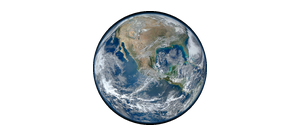
#> input picture src/shared/assets/planets/earth300.png, 300 x 136 px, given in place of pvo.jpg, which was not available
$ python candidates2.py
#> lines starting #> are read from the running program, lines starting #| are printed output that depends on the picture; after the words box and inside, x2 and y2 are one past the last pixel; in counts of white or black regions, pixels touching at a corner belong together; pictures that were not available may be replaced by others from this repository, and a replacement may not be noted
### planning/2026-10-25-bitmap-upgrades/composite.py
import math, sys
from PIL import Image, ImageDraw, ImageFilter, ImageEnhance
S='/private/tmp/claude-501/-Users-spucci-chronometer-web/15b8caba-e175-4fb6-9eba-1b62fb222c5a/scratchpad'
D=f'{S}/dl'; O=f'{S}/out'

# [12 lines left out: function disc_geometry, not called in this run]

def circular_cutout(im, cx, cy, r, out_d, feather=1.0, limb=0.0):
    """Cut the disc (cx,cy,r) out of im, scale to out_d px diameter, antialiased circular alpha."""
    box=(int(cx-r-2), int(cy-r-2), int(cx+r+2), int(cy+r+2))
    sub=im.convert('RGB').crop(box)
    ss=4; size=out_d*ss
    sub=sub.resize((size,size), Image.LANCZOS)
    mask=Image.new('L',(size,size),0); d=ImageDraw.Draw(mask)
    rr=(r/(r+2))*size/2
    d.ellipse((size/2-rr,size/2-rr,size/2+rr,size/2+rr),fill=255)
    out=sub.convert('RGBA'); out.putalpha(mask)
    return out.resize((out_d,out_d), Image.LANCZOS)

def place(sprite, W, H, cx=None, cy=None):
    canvas=Image.new('RGBA',(W,H),(0,0,0,0))
    cx=W//2 if cx is None else cx; cy=H//2 if cy is None else cy
    canvas.alpha_composite(sprite,(int(cx-sprite.size[0]/2), int(cy-sprite.size[1]/2)))
    return canvas

# ---- planets: 300x136 masters (4x the 75x34 authoring size); disc diameters from today's icons ×4
PLAN={'jupiter':('jupiter/PIA02873.jpg',136,None,0.99),'mars':('mars/PIA00407.jpg',100,None,1.0),
      'earth':('earth/PIA18033.jpg',114,None,1.0),'venus':('venus/PIA23791.jpg',96,(0,0,1040,1096),0.975)}   # last: radius trim for soft limbs
# [145 lines left out: functions planets, mercury, retone_sun, sun, totality, saturn and 1 more, not called in this run]

# [2 lines that do not run on import are left out]

### planning/2026-10-25-bitmap-upgrades/candidates2.py
import math, sys
from collections import deque
from PIL import Image, ImageDraw, ImageFilter, ImageEnhance
sys.path.insert(0, '/private/tmp/claude-501/-Users-spucci-chronometer-web/15b8caba-e175-4fb6-9eba-1b62fb222c5a/scratchpad')
from composite import disc_geometry, circular_cutout, place, S, D, O
R='/Users/spucci/chronometer-web/.observatory-ref/Resources'; A='/Users/spucci/chronometer-web/src/shared/assets/planets'
O2=f'{S}/out2'
import os; os.makedirs(O2, exist_ok=True)

def mean_rgb(im):
    im=im.convert('RGBA'); px=im.load(); W,H=im.size; n=0; acc=[0,0,0]
    for y in range(H):
        for x in range(W):
            r,g,b,a=px[x,y]
            if a>200: n+=1; acc[0]+=r; acc[1]+=g; acc[2]+=b
    return tuple(v/n for v in acc), n

def venus():
    im=Image.open(f'{D}/venus-pvo/pvo.jpg').convert('RGB'); W,H=im.size
#> after `W, H = im.size`: W = 300; H = 136
    # Scanned print: the background is noisy grey (~25). Smooth, threshold at 60, and fit the circle
    # from the sharp left/top/bottom edges (the right limb is a soft terminator, possibly clipped).
    g=im.convert('L').filter(ImageFilter.BoxBlur(3)); gp=g.load(); T=60
    xs=[x for x in range(W) if any(gp[x,y]>T for y in range(0,H,2))]
#> xs = 113 values from 93 to 205
    ys=[y for y in range(H) if any(gp[x,y]>T for x in range(0,W,2))]
#> ys = 109 values from 13 to 121
    x0=min(xs); y0=min(ys); y1=max(ys)+1; r=(y1-y0)/2; cy=(y0+y1)/2; cx=x0+r
#> after `x0 = min(xs)`: x0 = 93
#> after `y0 = min(ys)`: y0 = 13
#> after `y1 = max(ys) + 1`: y1 = 122
#> after `r = (y1 - y0) / 2`: r = 54.5
#> after `cy = (y0 + y1) / 2`: cy = 67.5
#> after `cx = x0 + r`: cx = 147.5
    print(f'pvo: bbox x {x0}..{max(xs)}, y {y0}..{y1}; circle r {r:.0f} centre ({cx:.0f},{cy:.0f}) image {W}x{H}; right limb beyond frame by {cx+r-W:.0f} px')
#| pvo: bbox x 93..205, y 13..122; circle r 54 centre (148,68) image 300x136; right limb beyond frame by -98 px
    # Pad and fill the clipped right sliver: replicate the frame-edge pixel along the row, fading to black
    # over the missing width (the terminator already darkens that limb).
    PAD=80; big=Image.new('RGB',(W+2*PAD,H+2*PAD),(0,0,0)); big.paste(im,(PAD,PAD)); bp=big.load(); ip=im.load()
#> after `big = Image.new('RGB', (W + 2 * PAD, H + 2 * PAD), (0, 0, 0))`: big: PIL image 460x296 RGB; every value is 0
#> after `big.paste(im, (PAD, PAD))`:
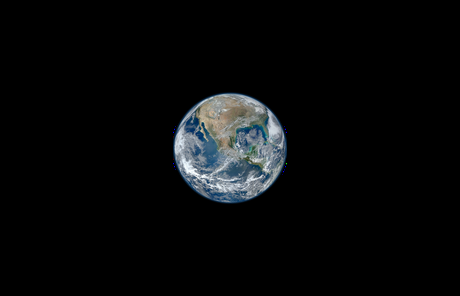
#> big: PIL image 460x296 RGB; mean R, G, B 8.2, 9.3, 9.9
    cx+=PAD; cy+=PAD
#> after `cx += PAD`: cx = 227.5
#> after `cy += PAD`: cy = 147.5
    for y in range(H):
        yy=y+PAD; dy=yy-cy
        if abs(dy)>=r: continue
        xlim=cx+math.sqrt(r*r-dy*dy)        # true limb on this row
        miss=xlim-(W-1+PAD)
        if miss<=0: continue
        c=ip[W-1,y]
        for xx in range(W+PAD, min(W+2*PAD-1, int(math.ceil(xlim))+1)):
            k=max(0.0, 1-(xx-(W-1+PAD))/miss)**0.5
            bp[xx,yy]=(int(c[0]*k),int(c[1]*k),int(c[2]*k))
#> this loop made 136 passes
#> (dy, xlim, miss) on passes 15 to 26: (-53.5, 237.9, -141.1), (-52.5, 242.1, -136.9), (-51.5, 245.3, -133.7), (-50.5, 248, -131), (-49.5, 250.3, -128.7), (-48.5, 252.4, -126.6), (-47.5, 254.2, -124.8), (-46.5, 255.9, -123.1), (-45.5, 257.5, -121.5), (-44.5, 259, -120), (-43.5, 260.3, -118.7), (-42.5, 261.6, -117.4)
#> dy on passes 1 to 6: -67.5, -66.5, -65.5, -64.5, -63.5, -62.5
    asis=circular_cutout(big,cx,cy,r*0.985,96)
#> in circular_cutout, `box=(int(cx-r-2), int(cy-r-2), int(cx+r+2), int(cy+r+2))`: box = (171, 91, 283, 203)
#> in circular_cutout, `mask = Image.new('L', (size, size), 0)`: mask: PIL image 384x384 L; every value is 0
#> in circular_cutout, `out.putalpha(mask)`:
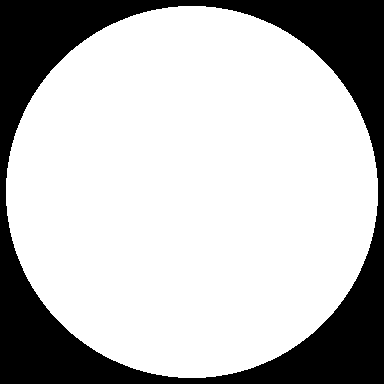
#> mask: PIL image 384x384 L; 73.7% white; 1 black region, box (x1, y1, x2, y2) and area: (0, 0, 384, 384) 38812
    place(asis,300,136).save(f'{O2}/venus-pvo-asis300.png')
#> in place, `canvas=Image.new('RGBA',(W,H),(0,0,0,0))`: canvas: PIL image 300x136 RGBA; every value is 0
    tgt,_=mean_rgb(Image.open(f'{A}/venus300.png')); Lt=0.299*tgt[0]+0.587*tgt[1]+0.114*tgt[2]
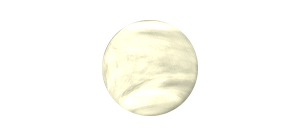
#> input picture src/shared/assets/planets/venus300.png, 300 x 136 px, found by its file name
#> in mean_rgb, im is the input picture: PIL image 300x136 RGBA; mean R, G, B, A 44.8, 44.4, 39.4, 45.2
#> after the loop in mean_rgb, `for y in range(H):`: acc = [1743578, 1730295, 1534138]; n = 7156
#> after `tgt, _ = mean_rgb(Image.open(f'{A}/venus300.png'))`: tgt = (243.7, 241.8, 214.4)
#> after `Lt = 0.299 * tgt[0] + 0.587 * tgt[1] + 0.114 * tgt[2]`: Lt = 239.2
    old,_=mean_rgb(Image.open(f'{R}/venus.png'))
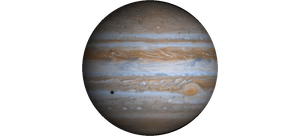
#> input picture src/shared/assets/planets/jupiter300.png, 300 x 136 px, given in place of venus.png, which was not available
#> in mean_rgb, im is the input picture: PIL image 300x136 RGBA; mean R, G, B, A 41.2, 39.4, 38.9, 90.1
#> old = (116.5, 111.4, 109.9)
    print('current venus master mean', tuple(round(v) for v in tgt), 'old iOS icon mean', tuple(round(v) for v in old))
#| current venus master mean (244, 242, 214) old iOS icon mean (117, 111, 110)
    lum=asis.convert('L'); lp=lum.load(); ap=asis.split()[3].load(); n=0; acc=0
    for y in range(96):
        for x in range(96):
            if ap[x,y]>200: n+=1; acc+=lp[x,y]
#> after the loop, acc = 844405; n = 6704
    Lm=acc/n; C=0.6   # contrast factor on the luminance about its mean
#> after `Lm = acc / n`: Lm = 126
    Lold=0.299*old[0]+0.587*old[1]+0.114*old[2]
#> Lold = 112.8
    for tag,tint,Lgoal in (('retoned', old, Lold), ('neutral', tgt, Lt)):   # cream at the old icon's brightness, neutral at the Mariner master's
        Lt2=0.299*tint[0]+0.587*tint[1]+0.114*tint[2]
        out=Image.new('RGBA',(96,96),(0,0,0,0)); op=out.load()
        for y in range(96):
            for x in range(96):
                L=Lm+(lp[x,y]-Lm)*C; k=L/Lt2
                op[x,y]=(min(255,int(tint[0]*k)),min(255,int(tint[1]*k)),min(255,int(tint[2]*k)),ap[x,y])
        cur,_=mean_rgb(out); Lc=0.299*cur[0]+0.587*cur[1]+0.114*cur[2]; gain=Lgoal/Lc
        out=Image.merge('RGBA',[c.point(lambda v: min(255,int(v*gain))) for c in out.split()[:3]]+[out.split()[3]])
        place(out,300,136).save(f'{O2}/venus-pvo-{tag}300.png'); print(f'{tag}: Lm {Lm:.0f}, gain {gain:.2f}, mean', tuple(round(v) for v in mean_rgb(out)[0]))
#> this loop made 2 passes
#> (tag, tint, Lgoal, Lt2) on passes 1 to 2: ('retoned', (116.5, 111.4, 109.9), 112.8, 112.8), ('neutral', (243.7, 241.8, 214.4), 239.2, 239.2)
#| retoned: Lm 126, gain 0.90, mean (116, 111, 109)
#| neutral: Lm 126, gain 1.91, mean (229, 228, 210)
#> pass 1, in mean_rgb (call 3), `im = im.convert('RGBA')`:
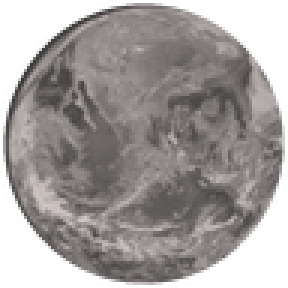
#> im: PIL image 96x96 RGBA (shown 3 times larger); mean R, G, B, A 111.1, 106, 104.8, 187.9; transparent parts drawn white

def largest_component(mask):
    """mask: L image (0/255). Keep the largest 8-connected blob (on a /4 downscale), returned at full size."""
    k=4; small=mask.resize((mask.size[0]//k, mask.size[1]//k), Image.BOX); sp=small.load(); W,H=small.size
    seen=[[False]*H for _ in range(W)]; best=[]
    for sx in range(W):
        for sy in range(H):
            if seen[sx][sy] or sp[sx,sy]<32: continue
            q=deque([(sx,sy)]); seen[sx][sy]=True; comp=[]
            while q:
                x,y=q.popleft(); comp.append((x,y))
                for dx in (-1,0,1):
                    for dy in (-1,0,1):
                        nx,ny=x+dx,y+dy
                        if 0<=nx<W and 0<=ny<H and not seen[nx][ny] and sp[nx,ny]>=32: seen[nx][ny]=True; q.append((nx,ny))
            if len(comp)>len(best): best=comp
    keep=Image.new('L',(W,H),0); kp=keep.load()
    for x,y in best: kp[x,y]=255
    keep=keep.filter(ImageFilter.MaxFilter(3)).resize(mask.size, Image.BILINEAR)
    return Image.eval(keep, lambda v: 255 if v>127 else 0)

def saturn(src, tag, lo, hi):
    im=Image.open(src).convert('RGB'); W,H=im.size
    g=im.convert('L')
    bg=sorted(g.getdata())[int(W*H*0.3)]; print(f'{tag}: {W}x{H}, 30th-percentile luminance (background) {bg}')
    mask=g.point(lambda v: 255 if v>hi else 0); mask=largest_component(mask)
    # principal axis of the ring system → rotate so the rings run horizontally with the near side at the bottom
    mp=mask.load(); n=0; sx=sy=sxx=syy=sxy=0.0
    for y in range(0,H,2):
        for x in range(0,W,2):
            if mp[x,y]: n+=1; sx+=x; sy+=y; sxx+=x*x; syy+=y*y; sxy+=x*y
    mx,my=sx/n,sy/n; cxx=sxx/n-mx*mx; cyy=syy/n-my*my; cxy=sxy/n-mx*my
    theta=0.5*math.atan2(2*cxy, cxx-cyy)      # radians, image coords (y down): angle of the major axis below the +x axis
    deg=math.degrees(theta); print(f'{tag}: major axis {deg:.1f} deg (y-down), centroid ({mx:.0f},{my:.0f})')
    # PIL rotates counter-clockwise on screen; a major axis tilted "down-right" (theta>0 in y-down coords)
    # needs a CCW rotation by theta to come level, keeping the lower-right (near) ring end on the right.
    rot=im.rotate(deg, resample=Image.BICUBIC, expand=True, fillcolor=(0,0,0))
    mrot=mask.rotate(deg, resample=Image.BILINEAR, expand=True, fillcolor=0)
    bb=mrot.getbbox(); sub=rot.crop(bb); msub=mrot.crop(bb); sw,sh=sub.size
    k=292/sw; ss=4; big=sub.resize((int(sw*k*ss),int(sh*k*ss)),Image.LANCZOS)
    Lk=big.convert('L').point(lambda v: 0 if v<lo else (255 if v>hi else int((v-lo)*255/(hi-lo)))).filter(ImageFilter.MaxFilter(3))
    comp=msub.resize(big.size, Image.BILINEAR).filter(ImageFilter.MaxFilter(9))
    alpha=Image.eval(Image.merge('RGB',(Lk,comp,comp)).convert('L'), lambda v: v)   # placeholder
    # alpha = key AND largest-component mask (drops moons and seams)
    alpha=Image.composite(Lk, Image.new('L',big.size,0), comp.point(lambda v: 255 if v>127 else 0))
    # Voyager's filter misregistration leaves red/orange fringes at the ring edges: desaturate the
    # outermost band (within ~2 px of the alpha edge at master scale) toward its luminance.
    inner=alpha.filter(ImageFilter.MinFilter(2*ss*2+1))
    rgb=big.convert('RGB'); grey=ImageEnhance.Color(rgb).enhance(0.25)
    rgb=Image.composite(rgb, grey, inner)
    out=rgb.convert('RGBA'); out.putalpha(alpha); sp=out.resize((int(sw*k),int(sh*k)),Image.LANCZOS)
    bh=max(136, int(math.ceil(sp.size[1]/8.0))*8)
    place(sp,300,bh).save(f'{O2}/saturn-{tag}300.png'); print(f'{tag}: ring span {sw}x{sh} → {sp.size}, box 300x{bh}')

def sheet():
    s4=2.46; BG=(32,32,32,255); pad=10
    rows=[('Venus: old iOS icon', Image.open(f'{R}/venus.png').convert('RGBA'), 'old'),
          ('Venus: current master (Mariner 10)', Image.open(f'{A}/venus300.png').convert('RGBA'), 'new'),
          ('Venus: Pioneer Venus Orbiter 1979, as-is', Image.open(f'{O2}/venus-pvo-asis300.png'), 'new'),
          ('Venus: Pioneer Venus Orbiter 1979, retoned cream (old icon tint)', Image.open(f'{O2}/venus-pvo-retoned300.png'), 'new'),
          ('Venus: Pioneer Venus Orbiter 1979, retoned neutral (Mariner tint)', Image.open(f'{O2}/venus-pvo-neutral300.png'), 'new'),
          ('Saturn: old iOS icon', Image.open(f'{R}/saturn.png').convert('RGBA'), 'old'),
          ('Saturn: current master (Cassini 2016)', Image.open(f'{A}/saturn300.png').convert('RGBA'), 'new'),
          ('Saturn: Voyager 1, 1980 (PIA02225)', Image.open(f'{O2}/saturn-v1-1980300.png'), 'new'),
          ('Saturn: Voyager 2, 1981 (PIA01364)', Image.open(f'{O2}/saturn-v2-1981300.png'), 'new')]
    cells=[]
    for label,im,kind in rows:
        if kind=='old': w,h=im.size; r1=im.resize((w,h),Image.BILINEAR); r4=im.resize((int(round(w*s4)),int(round(h*s4))),Image.BILINEAR); m=None
        else: w,h=im.size[0]//4,im.size[1]//4; r1=im.resize((w,h),Image.LANCZOS); r4=im.resize((int(round(w*s4)),int(round(h*s4))),Image.LANCZOS); m=im
        cells.append((label,r1,r4,m))
    c1=max(c[1].size[0] for c in cells); c4=max(c[2].size[0] for c in cells); cm=300
    rowh=[max(c[2].size[1], c[3].size[1] if c[3] else 0)+pad+16 for c in cells]
    Wt=pad*4+c1+c4+cm; Ht=sum(rowh)+pad+24
    out=Image.new('RGBA',(Wt,Ht),BG); d=ImageDraw.Draw(out)
    d.text((pad,6),'s=1 (1280x800) | 4K draw size (x2.46) | master 1:1', fill=(200,200,200,255))
    y=pad+24
    for (label,r1,r4,m),rh in zip(cells,rowh):
        d.text((pad,y),label,fill=(150,200,255,255)); yy=y+16; x=pad
        out.alpha_composite(r1,(x,yy)); x+=c1+pad; out.alpha_composite(r4,(x,yy)); x+=c4+pad
        if m: out.alpha_composite(m,(x,yy))
        y+=rh
    out.convert('RGB').save(f'{S}/contact-fulldisc.png'); print('sheet', out.size)

if __name__=='__main__':
    steps=sys.argv[1:] or ['venus','saturn1','saturn2','sheet']
    if 'venus' in steps: venus()
    if 'saturn1' in steps: saturn(f'{D}/saturn-v1/PIA02225.tif','v1-1980',10,30)
#> in saturn, `bg = sorted(g.getdata())[int(W * H * 0.3)]`: bg = 0
#| v1-1980: 300x136, 30th-percentile luminance (background) 0
#> in saturn, `mask = g.point(lambda v: 255 if v > hi else 0)`: mask: PIL image 300x136 L; 34.5% white; 3 white regions (2 under 20 px), largest, box (x1, y1, x2, y2) and area: (82, 2, 218, 135) 14058
#> in largest_component, `keep = Image.new('L', (W, H), 0)`: keep: PIL image 75x34 L; every value is 0
#> in largest_component, `return Image.eval(keep, lambda v: 255 if v>127 else 0)`: returned value: PIL image 300x136 L; 41.2% white; 1 white region, box (x1, y1, x2, y2) and area: (76, 0, 224, 136) 16800
#| v1-1980: major axis -0.1 deg (y-down), centroid (150,67)
#> in saturn, `rot=im.rotate(deg, resample=Image.BICUBIC, expand=True, fillcolor=(0,0..`:
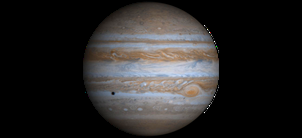
#> rot: PIL image 302x138 RGB; mean R, G, B 40.2, 38.4, 37.9
#> in saturn, `bb = mrot.getbbox()`: bb = (76, 1, 226, 137)
#> call 4 of place, with W = 300, H = 264
#> in place (call 4), `canvas=Image.new('RGBA',(W,H),(0,0,0,0))`: canvas: PIL image 300x264 RGBA; every value is 0
#> in place (call 4), `canvas.alpha_composite(sprite,(int(cx-sprite.size[0]/2), int(cy-sprite..`:
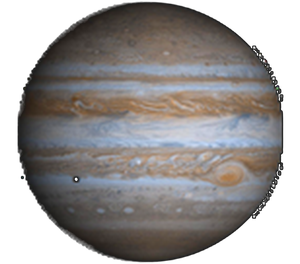
#> canvas: PIL image 300x264 RGBA; mean R, G, B, A 79.9, 76.5, 75.5, 176.3; transparent parts drawn white
#| v1-1980: ring span 150x136 → (292, 264), box 300x264
    if 'saturn2' in steps: saturn(f'{D}/saturn-v2/PIA01364.tif','v2-1981',10,30)
#> (the run stopped early here; a loop or call above may not have finished)
